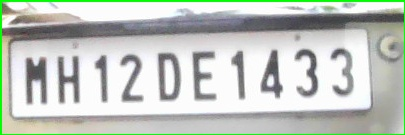
#> input picture demo.jpg, 405 x 135 px, found by its file name
$ jupyter execute --allow-errors OCRNotebooks.ipynb
#> lines starting #> are read from the running program, lines starting #| are printed output that depends on the picture; after the words box and inside, x2 and y2 are one past the last pixel; in counts of white or black regions, pixels touching at a corner belong together
[cell 1]
import os
os.environ['KMP_DUPLICATE_LIB_OK']='True' # very important

[cell 2]
import cv2
import easyocr
import numpy as np
import matplotlib.pyplot as plt
import re
from IPython.display import Image, display

[cell 3]
def preprocess_image(image_path):
    img = cv2.imread(image_path)
#> img is the input picture: shape (135, 405, 3); mean B, G, R 190.4, 198.2, 191.7

    # Convert to grayscale
    gray = cv2.cvtColor(img, cv2.COLOR_BGR2GRAY)
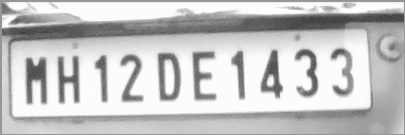
#> gray: shape (135, 405); min 55, max 255, mean 195.3

    # Adaptive thresholding for better contrast
    adaptive_thresh = cv2.adaptiveThreshold(gray, 255, cv2.ADAPTIVE_THRESH_GAUSSIAN_C,
                                            cv2.THRESH_BINARY_INV, 35, 10)
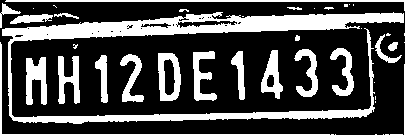
#> adaptive_thresh: shape (135, 405); 29.2% white; 44 white regions (22 under 20 px), largest, box (x1, y1, x2, y2) and area: (2, 12, 404, 124) 8367, (5, 0, 405, 11) 808, (26, 57, 47, 105) 689

    # Sharpen image
    kernel = np.array([[0, -1, 0], [-1, 5, -1], [0, -1, 0]])
    sharpened = cv2.filter2D(adaptive_thresh, -1, kernel)

    # Resize for better OCR clarity
    img_resized = cv2.resize(sharpened, None, fx=2, fy=2, interpolation=cv2.INTER_LINEAR)
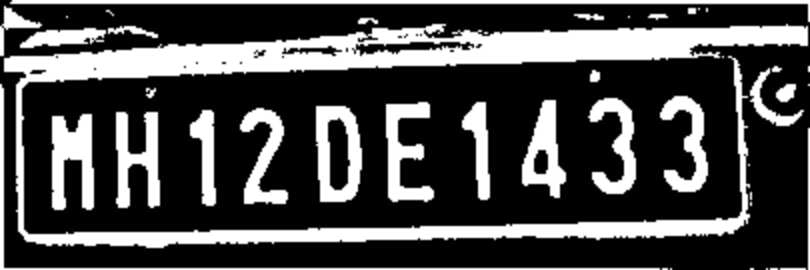
#> img_resized: shape (270, 810); min 0, max 255, mean 74.4

    return img_resized
